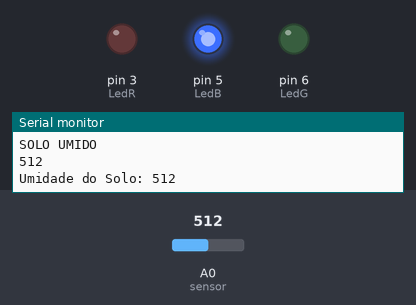
The sketch below on a simulated Arduino Uno, built with avr-gcc and run on an emulated ATmega328P. Shown: output pins drawn as LEDs (lit = HIGH), the last lines printed to the serial monitor. The inputs (shaded band) are chosen by the test bench; at power-on: A0 (sensor) = 512.

Above: at 2.8 s.
2.9 s: A0 (sensor) set to 483
At 7.0 s:
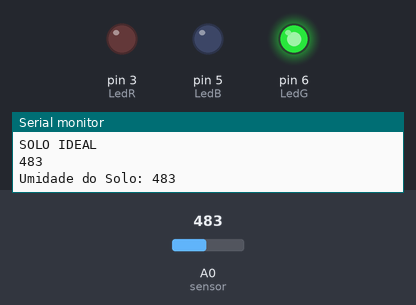
7.5 s: A0 (sensor) set to 307
11.2 s: A0 (sensor) set to 292
At 14.4 s:
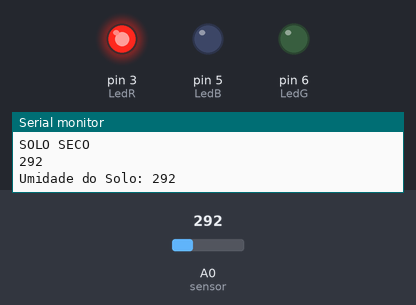
15.5 s: A0 (sensor) set to 306
At 18.6 s:
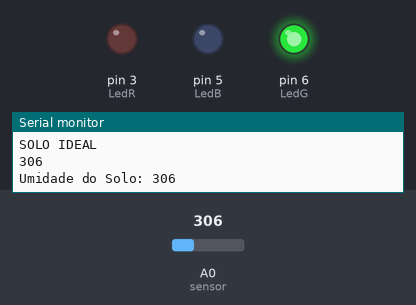
19.5 s: A0 (sensor) set to 290
At 23.0 s:
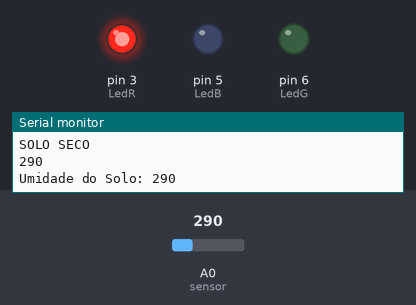
Timing chart, 0 to 24.5 s (numbered marks = the images above; inputs shaded):
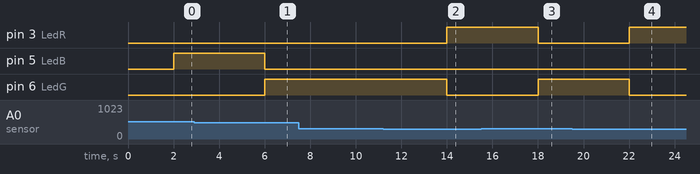

Measured:
- the behaviour switches between 500 and 499 on A0 (sensor) (found by bisection; images 0 and 1)
- the behaviour switches between 300 and 299 on A0 (sensor) (found by bisection; images 1 and 2)
- after the input at 2.9 s, pin 5 (LedB): HIGH → LOW after 3.1 s; pin 6 (LedG): LOW → HIGH after 3.1 s
- after the input at 11.2 s, pin 3 (LedR): LOW → HIGH after 2.8 s; pin 6 (LedG): HIGH → LOW after 2.8 s
- after the input at 15.5 s, pin 3 (LedR): HIGH → LOW after 2.5 s; pin 6 (LedG): LOW → HIGH after 2.5 s
- after the input at 19.5 s, pin 3 (LedR): LOW → HIGH after 2.5 s; pin 6 (LedG): HIGH → LOW after 2.5 s

The sketch:

umidade_do_solo.ino
```cpp
// BIBLIOTECA PARA CONEXÃO SERIAL DO SENSOR
#include <SoftwareSerial.h>

int sensor = A0;  // PINO DO SENSOR DE UMIDADE DO SOLO
int LedR = 3;     // PINO DO LED VERMELHO
int LedG = 6;     // PINO DO LED VERDE
int LedB = 5;     // PINO DO LED AZUL

void setup()
{
  // DEFINIR O SENSOR COMO ENTRADA
  pinMode(sensor, INPUT);

  // INICIALIZANDO O MONITOR SERIAL COM A TAXA DE 9600 BPS
  Serial.begin(9600);

  // DEFINIR OS LEDS COMO SAÍDA
  pinMode(LedR, OUTPUT);
  pinMode(LedG, OUTPUT);
  pinMode(LedB, OUTPUT);
}

void loop()
{
  // GUARDAR O VALOR LIDO PELO SENSOR DE UMIDADE
  int umidade = analogRead(sensor);

  // IMPRIMIR O VALOR LIDO NO MONITOR SERIAL
  Serial.print("Umidade do Solo: ");
  Serial.println(umidade);
  delay(1000);

  // VERIFICAR O NÍVEL DE UMIDADE E ATUALIZAR O STATUS DOS LEDS
  if (umidade < 300) {
    // SE O SOLO ESTÁ SECO
    Serial.println("SOLO SECO");
    Serial.println(umidade);
    delay(1000);

    // ACENDER O LED VERMELHO (SOLO SECO)
    analogWrite(LedR, 255);
    analogWrite(LedG, 0);
    analogWrite(LedB, 0);
  }

  // SE O SOLO ESTÁ EM CONDIÇÃO IDEAL
  if (umidade > 300 && umidade < 500) {
    Serial.println("SOLO IDEAL");
    Serial.println(umidade);
    delay(1000);

    // ACENDER O LED VERDE (SOLO IDEAL)
    analogWrite(LedR, 0);
    analogWrite(LedG, 255);
    analogWrite(LedB, 0);
  }

  // SE O SOLO ESTÁ ÚMIDO
  if (umidade > 500 && umidade < 876) {
    Serial.println("SOLO UMIDO");
    Serial.println(umidade);
    delay(1000);

    // ACENDER O LED AZUL (SOLO ÚMIDO)
    analogWrite(LedR, 0);
    analogWrite(LedG, 0);
    analogWrite(LedB, 255);
  }
}
```
